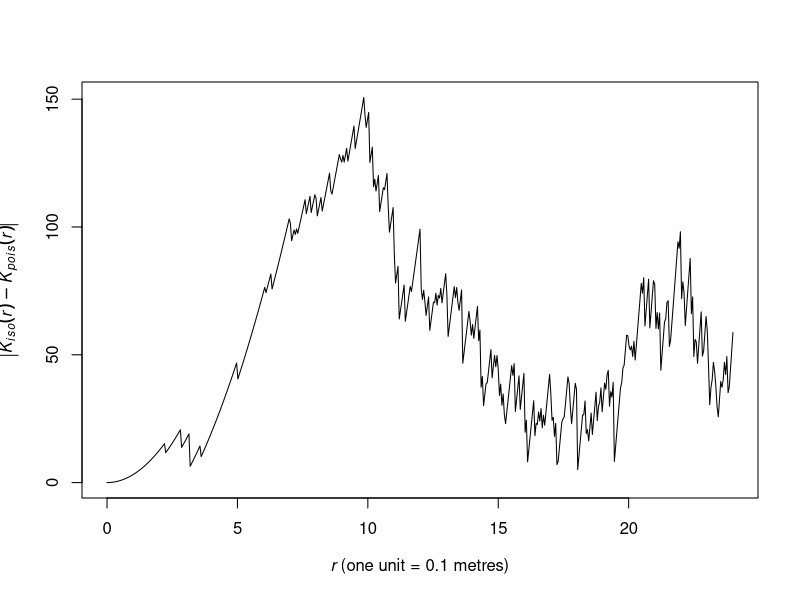
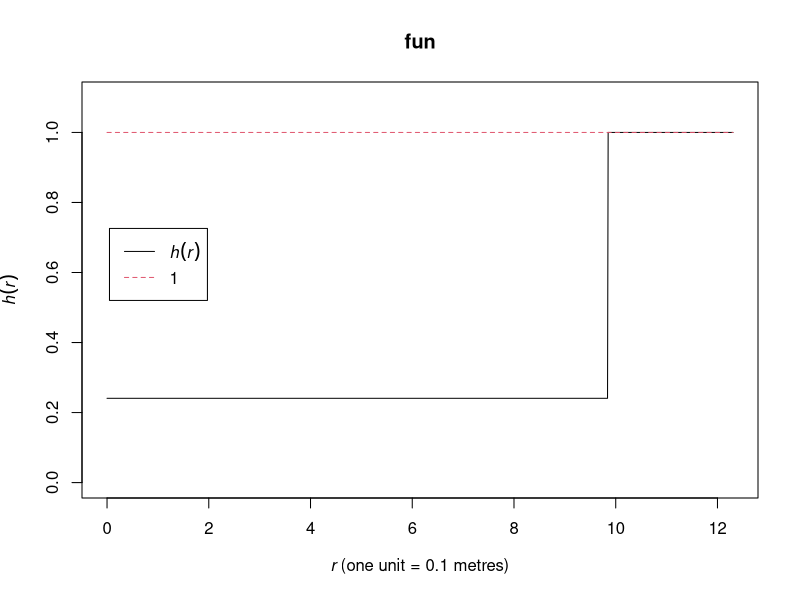
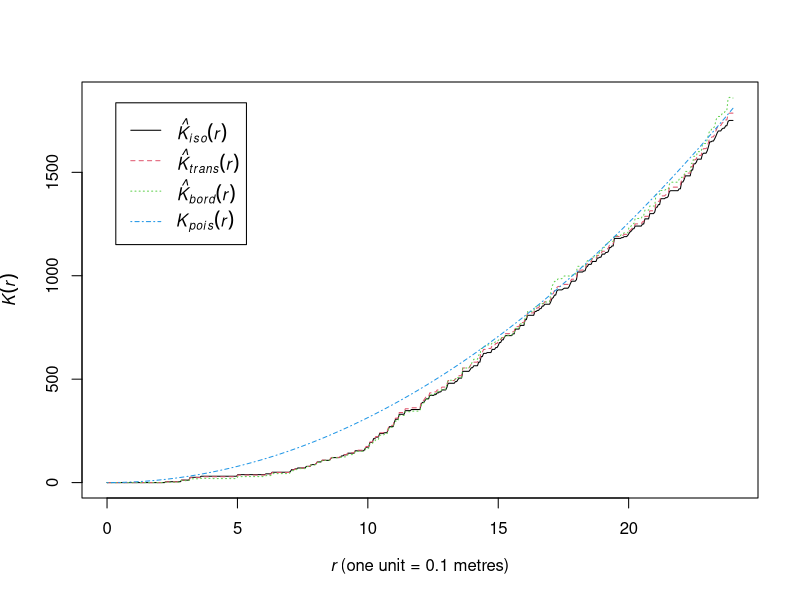
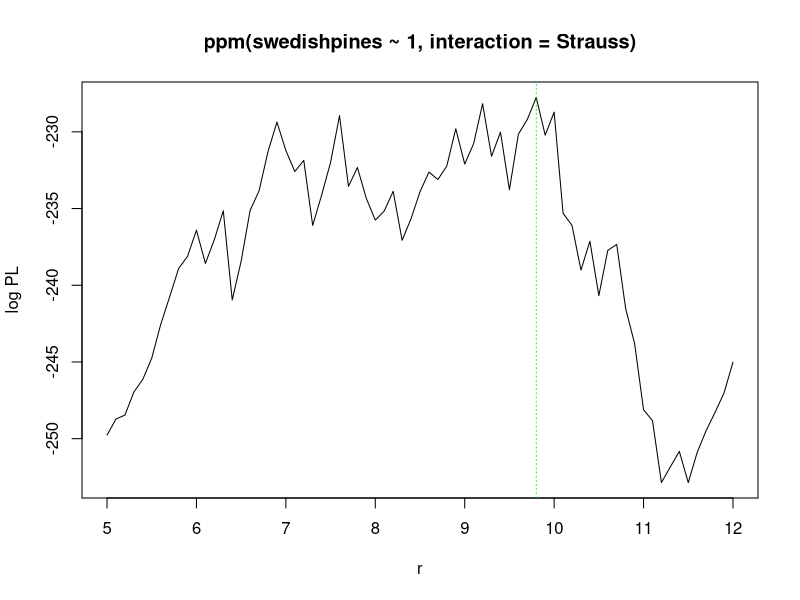

Here is the R script that generated these plots, in order: (Note: this script raises an error after producing the figures.)
## ---- chunk 1
# This option turns evaluation of R code off in this document. Remove it
# if you use it as a template for solving the lab exercise.
knitr::opts_chunk$set(eval = TRUE)
## ---- chunk 2
library(spatstat)
## ---- chunk 3
    plot(Kest(swedishpines), abs(iso - theo) ~ r, main = "")
## ---- chunk 4
    discrep <- function(r) {
      return(abs(as.function(Kest(swedishpines))(r) - pi*r^2))
    }
    res <- optimise(discrep, interval = c(0.1, 20), maximum = TRUE)
    print(res)
    R <- res$maximum
## ---- chunk 5
    fit <- ppm(swedishpines ~ 1, Strauss(R))
## ---- chunk 6
    print(fit)
## ---- chunk 7
    plot(fitin(fit))
## ---- chunk 8
    plot(Kest(swedishpines), main = "")
## ---- chunk 9
    rvals <- seq(5, 12, by = 0.1)
## ---- chunk 10
    D <- data.frame(r = rvals)
## ---- chunk 11
    fitp <- profilepl(D, Strauss, swedishpines ~ 1)
## ---- chunk 12
    print(fitp)
    plot(fitp)
## ---- chunk 13
    (Ropt <- reach(as.ppm(fitp)))
## ---- chunk 14
    bestfit <- as.ppm(fitp)
## ---- chunk 15
fit.mpl <- ppm(swedishpines ~ 1, Strauss(R), method = "mpl")
fit.ho  <- ppm(swedishpines ~ 1, Strauss(R), method = "ho")
print(fit.ho)
print(fit.mpl)
## ---- chunk 16
fitp <- profilepl(D, Strauss, swedishpines ~ polynom(x,y,2))
## ---- chunk 17
fitp2 <- profilepl(D, Strauss, swedishpines ~ polynom(x,y,2))
print(fitp2)
(bestfit <- as.ppm(fitp2))
reach(bestfit)
## ---- chunk 18
fit <- dppm(swedishpines, dppGauss())
## ---- chunk 19
sim <- simulate(fit, nsim = 39)
## ---- chunk 20
env <- envelope(swedishpines, Lest, simulate = sim, nsim = 39)
## ---- chunk 21
plot(env)
